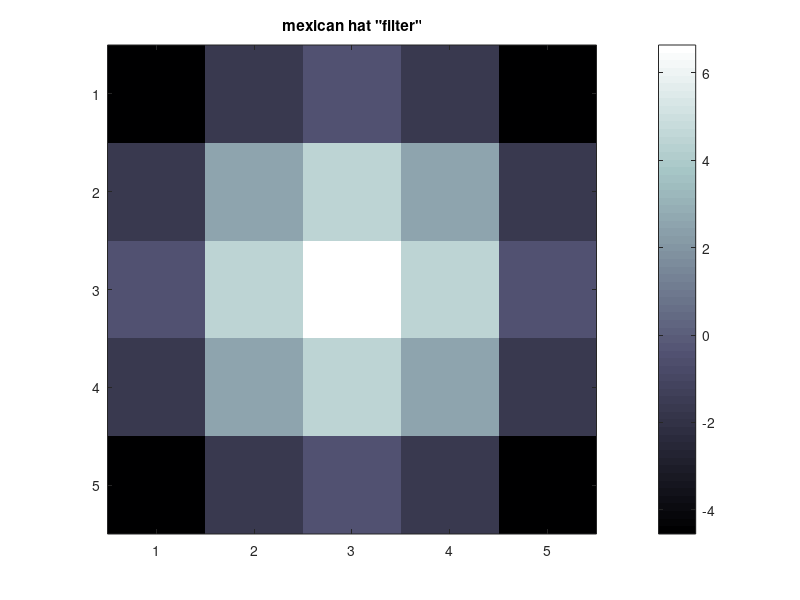

Here is the MATLAB script that generated this plot:
% mexican_hat.m
% this script produces an N by N matrix whose values are
% a 2 dimensional Mexican hat or difference of Gaussians
%
N = 5; %matrix size is NXN
IE = 6; %ratio of inhibition to excitation
Se = 2; %variance of the excitation Gaussian
Si = 6; %variance of the inhibition Gaussian
S = 500;%overall strength of Mexican hat connectivity
%
[X,Y] = meshgrid((1:N)-ceil(N/2));
% - floor(N/2) to floor(N/2) in the row or column positions (for N odd)
% - N/2 + 1 to N/2 in the row or column positions (for N even)
%
[THETA,R] = cart2pol(X,Y);
% Switch from Cartesian to polar coordinates
% R is an N*N grid of lattice distances from the center pixel
% i.e. R 5 sqrt((X).^2 1 (Y).^2) 1 eps;
EGauss = 1/(2*pi*Se^2)*exp(-R.^2/(2*Se^2)); % create the excitatory Gaussian
IGauss = 1/(2*pi*Si^2)*exp(-R.^2/(2*Si^2)); % create the inhibitory Gaussian
%
MH = S*(EGauss-IE*IGauss); %create the Mexican hat filter
figure; imagesc(MH) %visualize the filter
title('mexican hat "filter"')
colormap(bone); colorbar
axis square;